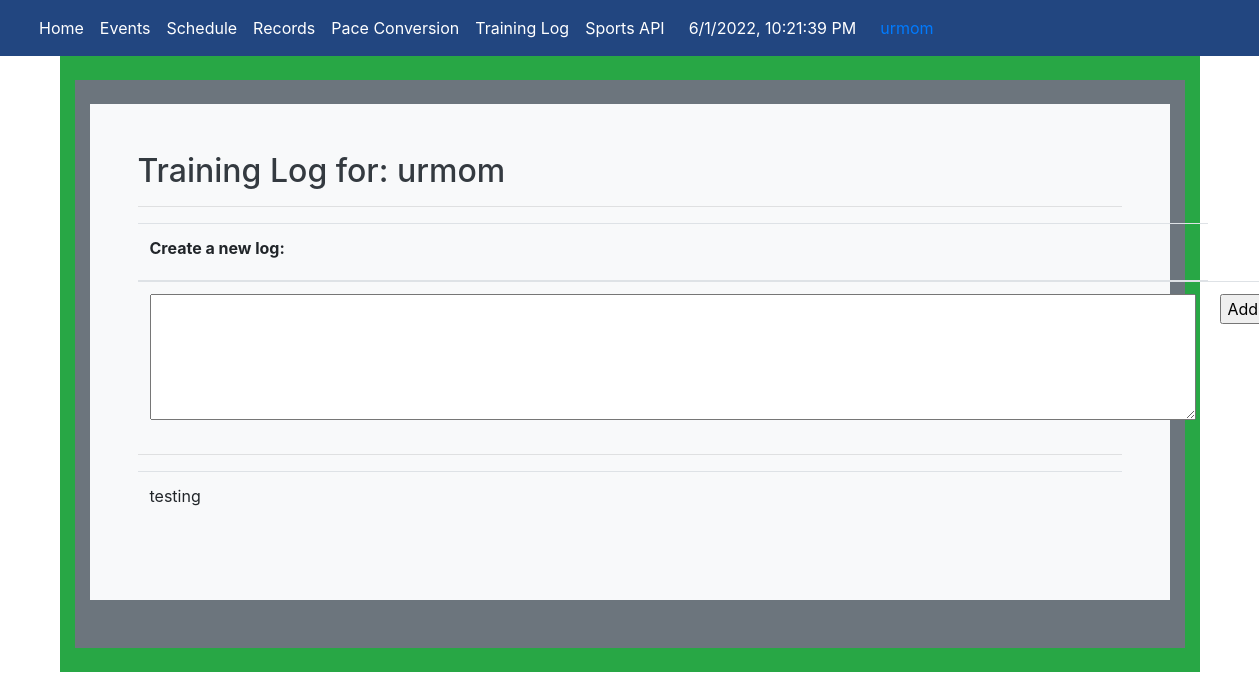
The app's page /notes/notes (signed in), older data.
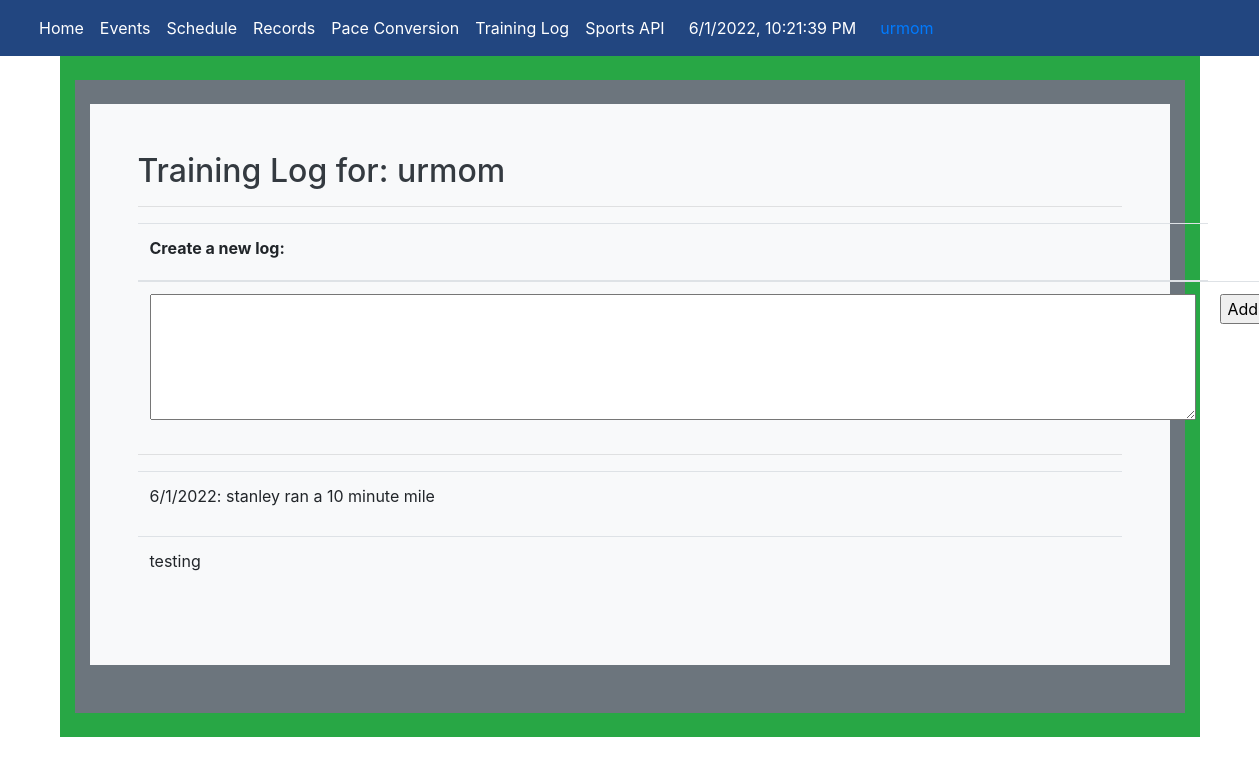
The same page, newer data.
### crudy/model.py (models this page shows, shortened)
class Users(UserMixin, db.Model):
    userID = db.Column(db.Integer, primary_key=True)
    name = db.Column(db.String(255), unique=False, nullable=False)
    email = db.Column(db.String(255), unique=True, nullable=False)
    password = db.Column(db.String(255), unique=False, nullable=False)
    phone = db.Column(db.String(255), unique=False, nullable=False)
    notes = db.relationship("Notes", cascade='all, delete', backref='users', lazy=True)
    def read(self):
        return {
            "userID": self.userID,
            "name": self.name,
            "email": self.email,
            "password": self.password,
            "phone": self.phone,
            "query": "by_alc"  # This is for fun, a little watermark
        }
    def delete(self):
        db.session.delete(self)
        db.session.commit()
        return None

class Notes(db.Model):
    __tablename__ = 'notes'
    id = db.Column(db.Integer, primary_key=True)
    note = db.Column(db.Text, unique=False, nullable=False)
    userID = db.Column(db.Integer, db.ForeignKey('users.userID'))
    def read(self):
        return {
            "id": self.id,
            "note": self.note,
            "userID": self.userID
        }

### notey/app_notes.py (the view)
@app_notes.route('/notes')
@login_required
def notes():
    user = ""
    list_notes = []
    uo = user_by_id(current_user.userID)
    if uo is not None:
        user = uo.read()  # extract user record (Dictionary)
        for note in uo.notes:  # loop through each user note
            note = note.read()  # extract note record (Dictionary)
            note['note'] = markdown.markdown(note['note'])  # convert markdown to html
            list_notes.append(note)  # prepare note list for render_template
        if list_notes is not None:
            list_notes.reverse()
    return render_template('notes.html', user=user, notes=list_notes)

### crudy/query.py (called while the page is built)
def user_by_id(userid):
    return Users.query.filter_by(userID=userid).first()

@login_manager.user_loader
def user_loader(user_id):
    if user_id is not None:
        return Users.query.get(user_id)
    return None

### notey/templates/notey/notes.html (shortened to what this page needs)
{% extends 'layouts/base.html' %}
{% block body %}
<div class="container py-4 text-light bg-success">
    <div class="container bg-secondary py-4">
        <div class="p-5 mb-4 bg-light text-dark rounded-3">
            <h2>Training Log for: {{ user.name }}</h2>
            <hr>
            <form method="POST" ID="create" action={{url_for('notes.create')}}>
                <table class="table">
                    <thead>
                    <tr>
                        <th><label for="notes">Create a new log:</label></th>
                    </tr>
                    </thead>
                    <tbody>
                    <tr>
                        <td><textarea rows = "5" cols = "100%" name = "notes" id="notes" required></textarea></td>
                        <td><input type="submit" value="Add" ></td>
                    </tr>
                    </tbody>
                </table>
            <hr>
            <div class="table-responsive">
                <table class="table">
                    <tbody>
                    {% for note in notes %}
                    <tr>
                        <td>{{ note.note | safe }}</td>
                    </tr>
                    {% endfor %}
                    </tbody>
                </table>
            </div>
        </div>
    </div>
</div>
{% endblock %}

### templates/layouts/base.html (shortened to what this page needs)
<!DOCTYPE HTML>
<html lang="en" data-theme="light">
<html lang="en">
{% set basename = "DNHS Track" %}
{% set github = "https://github.com/nighthawkcoders" %}
{% set twitter = "https://twitter.com/NighthawkCoding" %}
{% set youtube = "https://www.youtube.com/channel/UClIKOsDS5dsfzFA3zveDT3Q?view_as=subscriber" %}
<head>
    <link rel="stylesheet" href="https://stackpath.bootstrapcdn.com/bootstrap/4.3.1/css/bootstrap.min.css">
    <link rel="stylesheet" href="https://cdnjs.cloudflare.com/ajax/libs/font-awesome/4.7.0/css/font-awesome.min.css">
</head>
<body>
{% include "layouts/navbar.html" %}
{% block body %}
{% endblock %}
</body>
</html>

### templates/layouts/navbar.html (shortened to what this page needs)
<!DOCTYPE html>
<nav class="navbar navbar-expand-lg"; style="background-color:#224680";>
    <div class="container-fluid">
        <div class="btn-group">
            <div class="collapse navbar-collapse" id="navbarHome">
                <ul class="navbar-nav">
                    <li class="nav-item active">
                        <a class="nav-link"; style="color:white" href="/">Home </a>
                    </li>
                    <a class="nav-link"; style="color:white" href={{ url_for('events') }}>Events</a>
                    <a class="nav-link"; style="color:white" href={{ url_for('schedule') }}>Schedule </a>
                    <a class="nav-link"; style="color:white" href={{ url_for('records') }}>Records </a>
                    <a class="nav-link"; style="color:white" href={{ url_for('pace_conversion') }}>Pace Conversion </a>
                    <a class="nav-link"; style="color:white" href={{ url_for('notes.notes') }}>Training Log</a>
                    <a class="nav-link"; style="color:white" href={{ url_for('sports_api') }}>Sports API</a>
                    <div class="collapse navbar-collapse" id="navbarNavDarkDropdown">
                        <ul class="navbar-nav">
                            <div style="color:black; alignment: right" class="btn-group">
                                <div class="px-3" style="color:white;">
                                    <span id="clock"></span>
                                </div>
                            </div>
                        </ul>
                    </div>
                    <div>
                        {% if current_user.is_authenticated %}
                            <a class="nav-link"; href={{url_for('crud.logout')}}> {{ current_user.name }} </a>
                        {% else %}
                            <a class="nav-link"; href={{url_for('crud.crud_login')}}>Login</a>
                        {% endif %}
                    </div>
                </ul>
            </div>
        </div>
    </div>
</nav>

Row changes from the older to the newer data that the page shows:
added Notes: note "6/1/2022: stanley ran a 10 minute mile"
